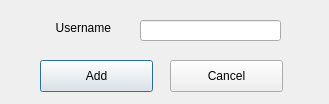
<?xml version="1.0" encoding="UTF-8"?>
<ui version="4.0">
 <class>Dialog</class>
 <widget class="QDialog" name="Dialog">
  <property name="geometry">
   <rect>
    <x>0</x>
    <y>0</y>
    <width>329</width>
    <height>104</height>
   </rect>
  </property>
  <property name="windowTitle">
   <string>Add contanct</string>
  </property>
  <widget class="QLabel" name="label">
   <property name="geometry">
    <rect>
     <x>40</x>
     <y>20</y>
     <width>71</width>
     <height>16</height>
    </rect>
   </property>
   <property name="text">
    <string>Username</string>
   </property>
   <property name="alignment">
    <set>Qt::AlignRight|Qt::AlignTrailing|Qt::AlignVCenter</set>
   </property>
  </widget>
  <widget class="QLineEdit" name="lineEdit">
   <property name="geometry">
    <rect>
     <x>140</x>
     <y>20</y>
     <width>141</width>
     <height>21</height>
    </rect>
   </property>
  </widget>
  <widget class="QPushButton" name="pushButton">
   <property name="geometry">
    <rect>
     <x>40</x>
     <y>60</y>
     <width>113</width>
     <height>32</height>
    </rect>
   </property>
   <property name="text">
    <string>Add</string>
   </property>
  </widget>
  <widget class="QPushButton" name="pushButton_2">
   <property name="geometry">
    <rect>
     <x>170</x>
     <y>60</y>
     <width>113</width>
     <height>32</height>
    </rect>
   </property>
   <property name="text">
    <string>Cancel</string>
   </property>
  </widget>
 </widget>
 <resources/>
 <connections/>
</ui>
